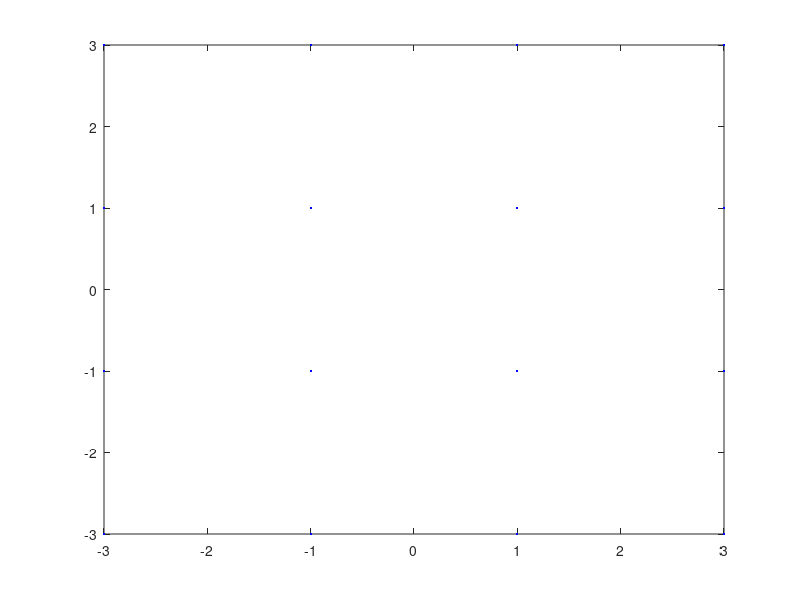
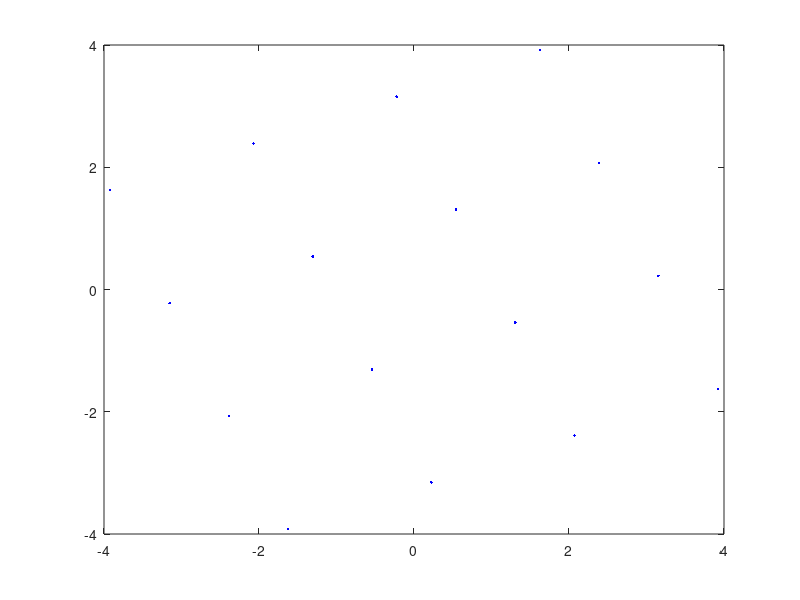
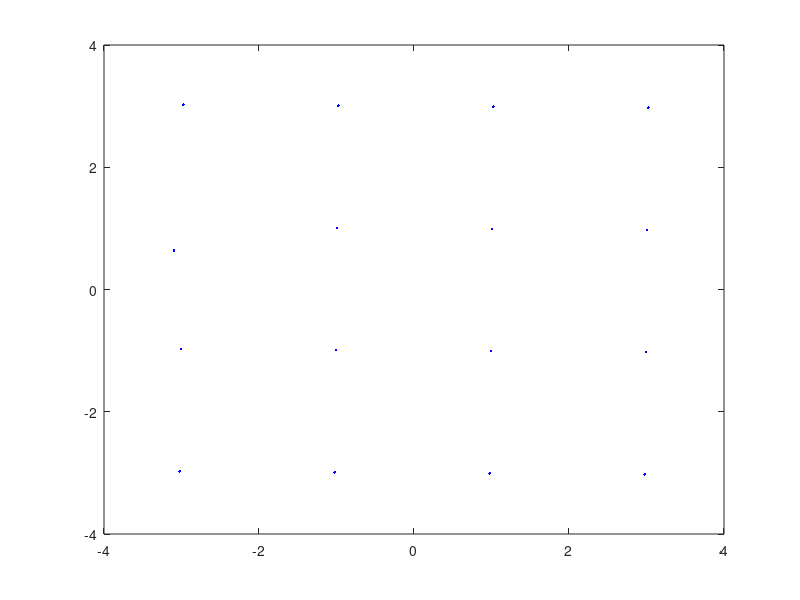
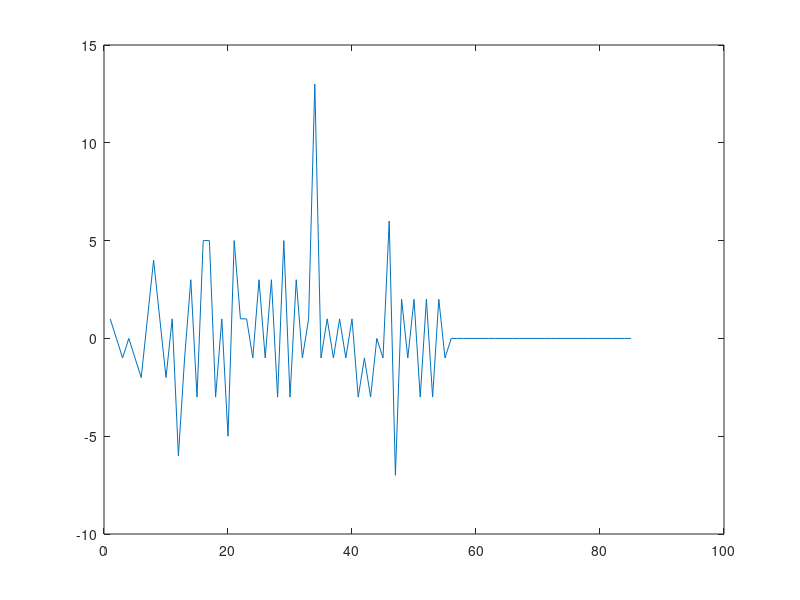

Write the MATLAB code that produced these figures, in order.
clc;
clear all;
close all;

% %% Symbol synchronisation (sampling).
% 
% % Finding the error signal due to the wrong sampling point. It has to be
% % found what 0.5 implies in this case with discrete samples.
% error_i = @(t) x_real*(x_real(t - 0.5) - x_real(t + 0.5));
% error_q = @(t) x_imaginary(x_imaginary(t - 0.5) - x_imaginary(t + 0.5));
% 
% error_total = error_i + error_q;
% 
% % Constant used for finding new sampling point. Could possibly be
% % updated (decreased)?
% alpha = 0.1;
% 
% % Updating the sampling point depending on the sign so that it becomes more
% % correct.
% if (sign(error_total > 0))
%     error_i_1 = error_i(t + alpha);
%     error_q_1 = error_q(t + alpha);
%     error_sampling = error_i_1 + error_q_1;
% else if (sign(error_total < 0))
%         error_i_1 = error_i(t - alpha);
%         error_q_1 = error_q(t - alpha);
%         error_sampling = error_i_1 + error_q_1;
%     end
% end

%% Phase synchronisation.
theta =  [-3-3.*j -3-j -3+j -3+3.*j;
    -1-3.*j -1-j -1+j -1+3.*j;
    1-3.*j 1-j 1+j 1+3.*j;
    3-3.*j 3-j 3+j 3+3.*j];

phi = pi./8;

theta_16_1 = theta.^16;
theta_rotated = theta.*exp(j.*phi);

theta_16_2 = theta.^16;
angle(theta_16_2);

% Finding the rotation.
rotation = angle(theta) - angle(theta_rotated);

% Initialising the phase parameter phi.
phi = 0;

% Correcting for the rotation and updating the parameter phi.
theta_corrected = theta.*exp(j.*0.02.*rotation);
phi = phi + 0.02.*rotation;

figure
plot(theta,'b.')

figure
plot(theta_rotated,'b.')

figure
plot(theta_corrected,'b.')

%% Frame synchronisation.

x_start = 2.*[1 1 1 1 1 0 0 1 1 0 1 0 1] - 1;
x = 2.*[1 0 1 0 1 0 1 1 1 0 0 0 1 0 1 1 0 1 0 0 1] - 1;

noise = 2.*[0 1 0 0 0 1 0 1 0] - 1;


y = [noise x_start x];

figure
plot(xcorr(x_start,y))

x1 = x;
x1(1:4) = -1;
x1(5:10) = 1;
x1(15:18) = 1;
x1(21) = -1;

x_start_received = x_start;
x_start_received(1) = -1;
x_start_received(5) = -1;
x_start_received(end - 1) = 1;

y = [noise x_start_received x1];

% Find the index of the first peak of the cross-correlation between the
% known start sequence and the message y. There can be several peaks so
% only the first peak is interesting for detecting the start of the
% message.
[~,index] = max(xcorr(x_start,y))

figure
plot(xcorr(x_start,y))

length_message_sent = length(x_start) + length(x)
% length_start = length(xcorr(x_start,x_start));

start = length(y) - index + length(x_start)
message = y(start + 1:end);

error = sum(x - message)
error_x = sum(abs(x - x1))

%% Test of a function that makes phase synchronisation for each sample.
% function [signal,theta] = phase_synchronisation(signal,theta)
%     % This function performs phase synchronisation. Reference: page 9 in
%     % the presentation of synchronization (the lecture) given by Thomas
%     % Eriksson.
%     
%     % Finding the estimate of the phase (phi) based on the phase/angle of
%     % the signal (possibly the current sample of the signal) and the
%     % parameter theta which is based on previous signals/samples.
%     phi_hat = angle(signal) + theta;
%     
%     % Finding the correct phase.
%     phi = (floor(phi_hat.*2./pi)).*pi./2 + pi./4;
%     phase_error = phi - phi_hat; % Finding the error.
%     
%     theta = theta + 0.02.*phase_error;
%     
%     % Performing the rotation/correction.
%     signal = signal.*exp(j.*theta);
% end